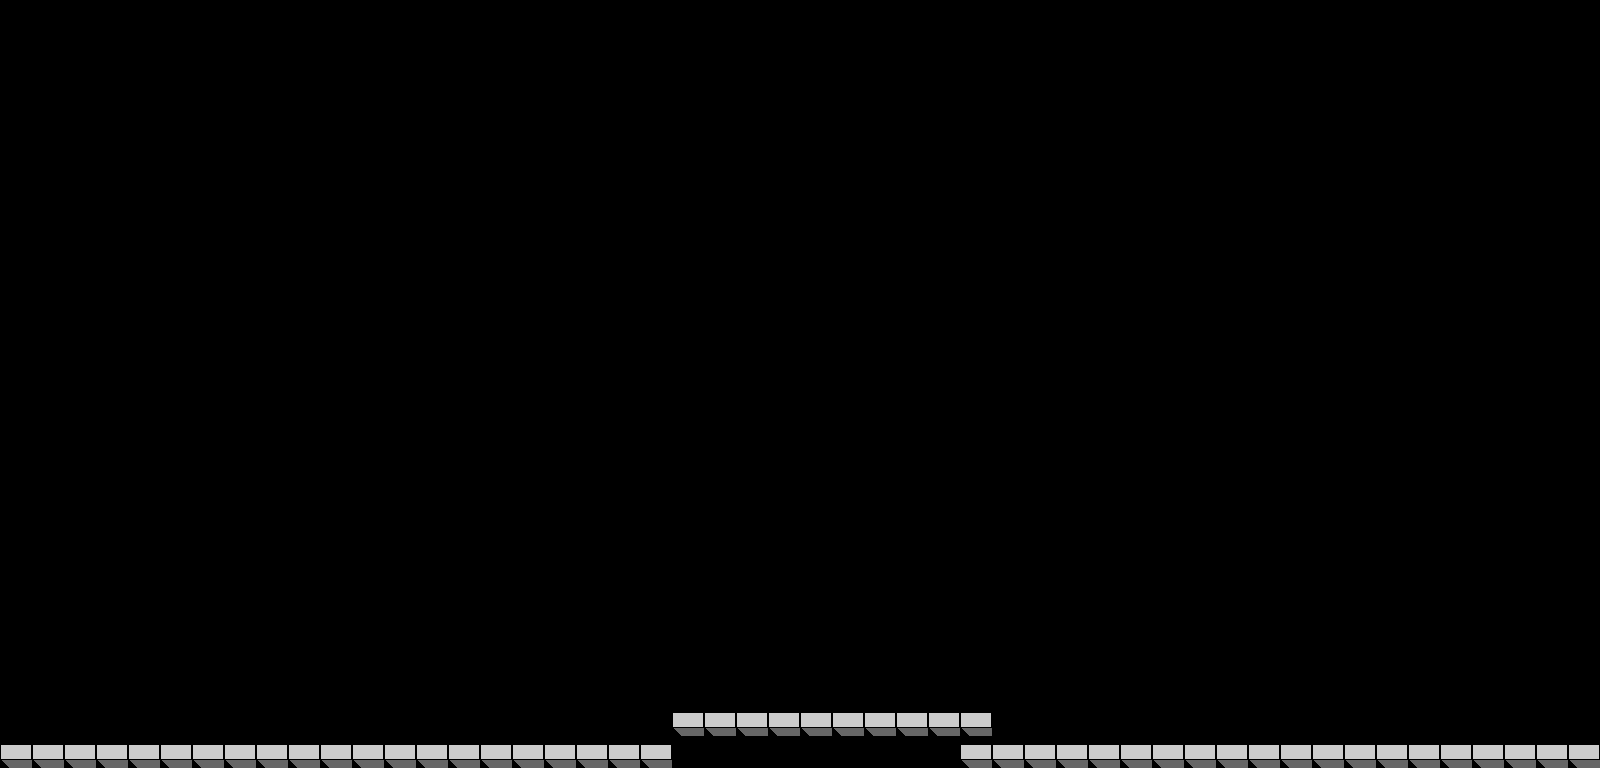

Tiled map render using the project's own tile images. Description and the map definition, with tile-layer contents summarised, below:
An orthogonal 50x24 tile map with 32x32 px tiles, 1 tile layer (Tile Layer 1).

<map version="1.0" orientation="orthogonal" width="50" height="24" tilewidth="32" tileheight="32">
 <tileset firstgid="1" name="perspective_walls" tilewidth="32" tileheight="32">
  <image source="perspective_walls.png" width="256" height="256" />
 </tileset>
 <layer name="Tile Layer 1" width="50" height="24">
  <data>[1200 cells, 51 non-empty, 1 distinct tile ids]</data>
 </layer>
</map>
